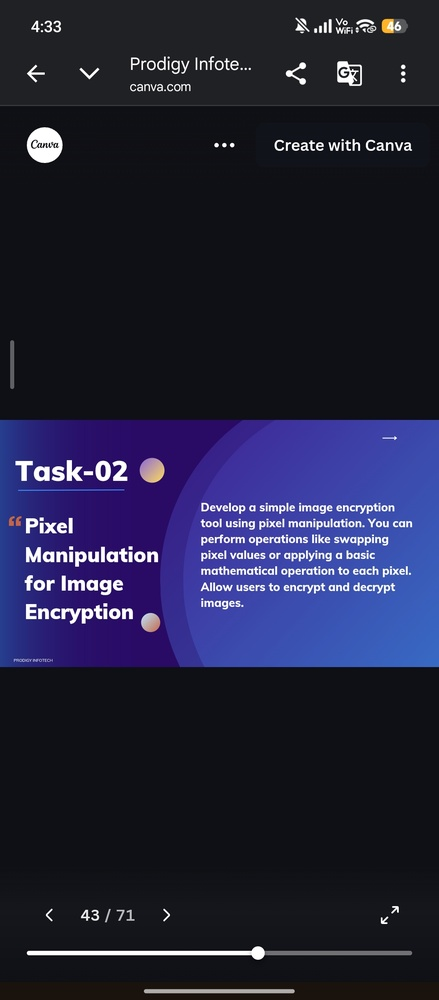
#> input picture sample.jpg, 439 x 1000 px, shrunk from 1080 x 2460 before the run
$ python image_encryptor.py
#> lines starting #> are read from the running program, lines starting #| are printed output that depends on the picture
#> the answer given: 1
#> the answer given: sample.jpg
from PIL import Image
import matplotlib.pyplot as plt

KEY = 150


def encrypt_image(input_image, output_image):
#> called with input_image = 'sample.jpg', output_image = 'encrypted_image.png'
    img = Image.open(input_image)
#> img is the input picture: PIL image 439x1000 RGB; mean R, G, B 33.5, 33.9, 58.5
    pixels = img.load()

    width, height = img.size
#> width = 439; height = 1000

    print("Original First Pixel:", pixels[0, 0])
#| Original First Pixel: (32, 33, 37)

    for x in range(width):
        for y in range(height):
            r, g, b = pixels[x, y]

            pixels[x, y] = (
                (r + KEY) % 256,
                (g + KEY) % 256,
                (b + KEY) % 256
            )

    print("Encrypted First Pixel:", pixels[0, 0])
#| Encrypted First Pixel: (182, 183, 187)

    img.save(output_image)
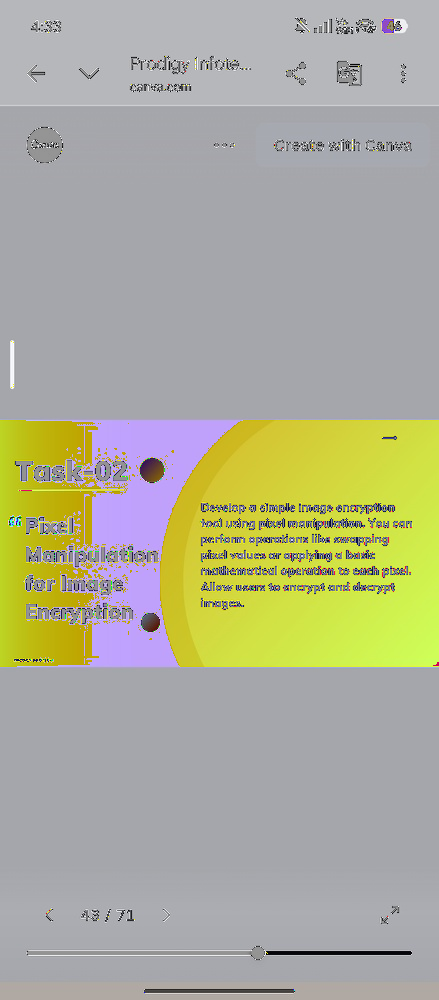
#> saved as encrypted_image.png: PIL image 439x1000 RGB; mean R, G, B 173.3, 173.6, 153.3
#> pass 3 of the loop `while True:`:
#> the answer given: 1
#> the answer given: decrypted_image.png
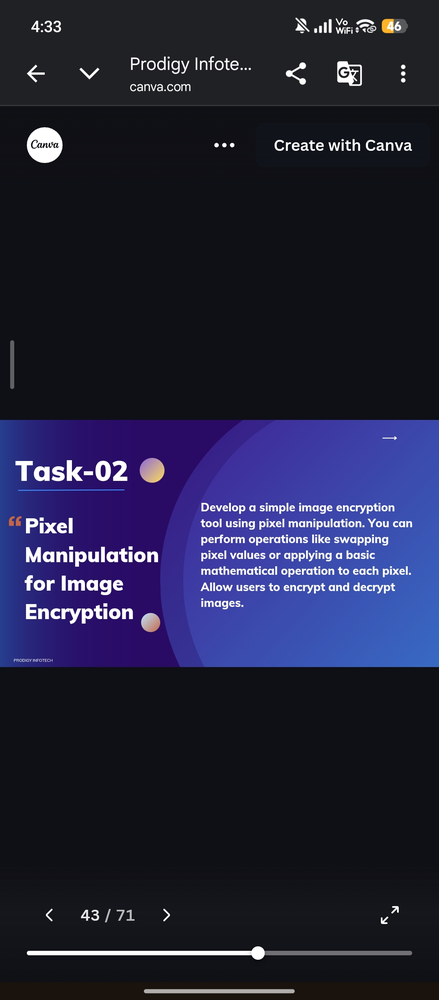
#> input picture decrypted_image.png, 439 x 1000 px, shrunk from 1080 x 2460 before the run
#> in encrypt_image, img is the input picture: PIL image 439x1000 RGB; mean R, G, B 33.5, 33.9, 58.7
#| Original First Pixel: (32, 33, 37)
#| Encrypted First Pixel: (182, 183, 187)
#> in encrypt_image (call 3), `img.save(output_image)`:
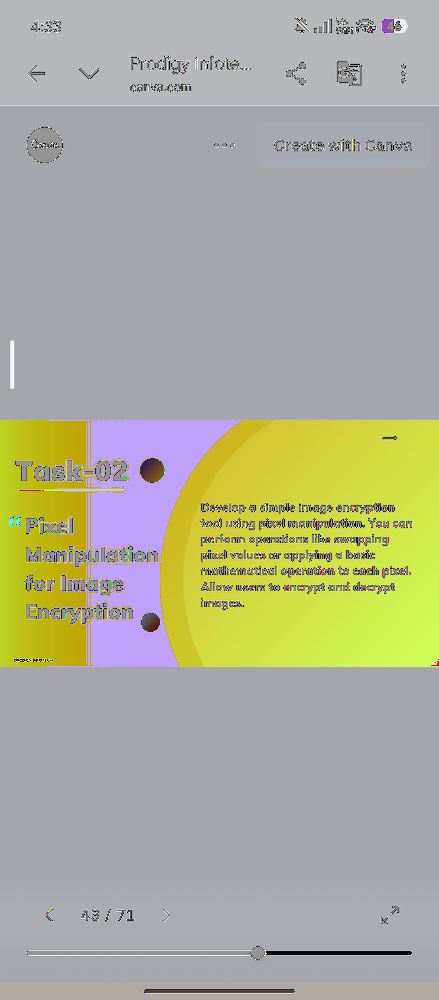
#> saved as encrypted_image.png: PIL image 439x1000 RGB; mean R, G, B 173.3, 173.7, 153.3

    print("\n✓ Image Encrypted Successfully")
    print(f"✓ Saved as {output_image}")


# [52 lines left out: functions decrypt_image, show_images, not called in this run]


while True:

    print("\n========== IMAGE ENCRYPTION TOOL ==========")
    print("1. Encrypt Image")
    print("2. Decrypt Image")
    print("3. Show Images")
    print("4. Exit")

#> (the run stopped early here; a loop or call above may not have finished)
